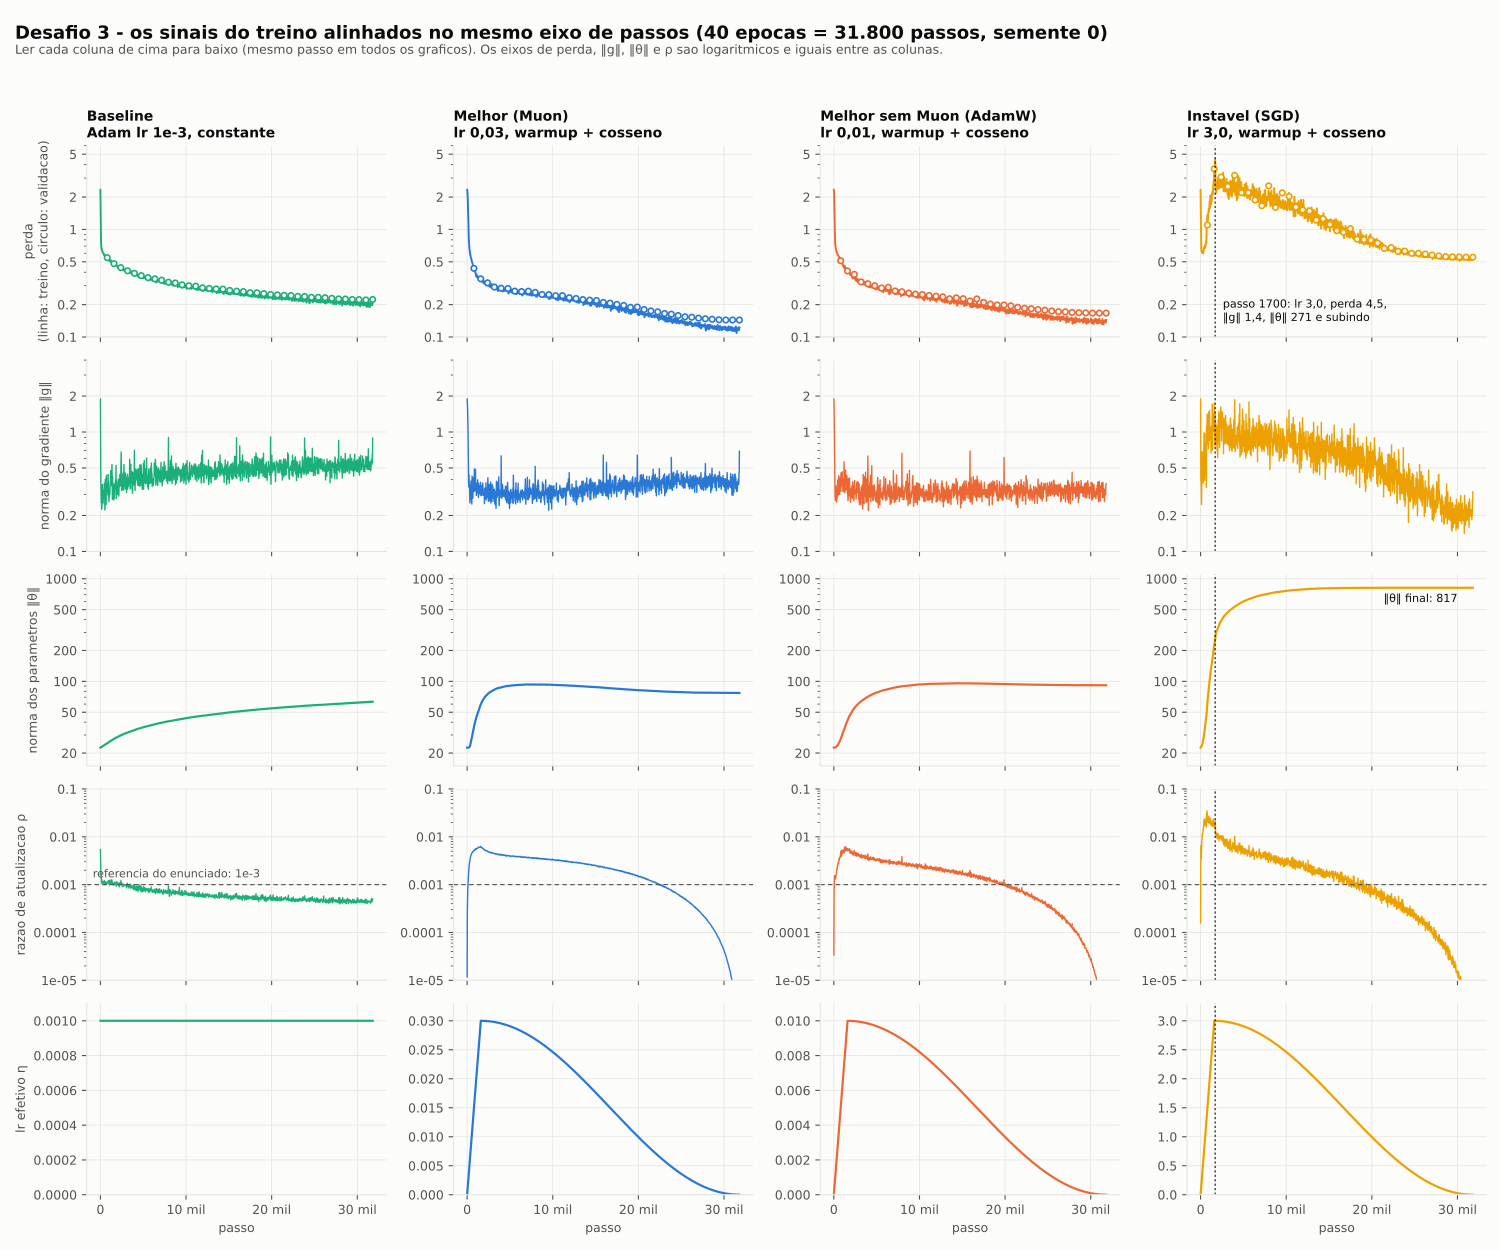

Write the Python code that produced this figure.
"""
painel.py - gera painel.pdf do Desafio 3 a partir de logs/ e experimentos.csv

Pagina 1: os sinais alinhados (perda, norma do gradiente, norma dos parametros,
          razao de atualizacao, lr efetivo) de 4 execucoes: baseline, melhor
          (Muon), melhor sem Muon (AdamW) e uma instavel (SGD lr 3,0).
          Mesmo eixo de passos em todas: ler a mesma coluna vertical.
Pagina 2: F1 de validacao x lr, por otimizador (etapa 2).
Pagina 3: razao de atualizacao por camada (Muon x AdamW x SGD).
Pagina 4: de onde vem o ganho (decomposicao) e o efeito do orcamento.

Cores: cada OTIMIZADOR tem sempre a mesma cor em todas as paginas (paleta
categorica validada com validate_palette.js). Na pagina 3 as cores sao das
CAMADAS e vem de outros slots da paleta, para nao se confundirem com os
otimizadores; ali o estilo do traco e o rotulo direto tambem identificam a camada.

Uso (da pasta desafio3):  py painel.py
"""

import os

import matplotlib
matplotlib.use("Agg")
import matplotlib.pyplot as plt
import numpy as np
import pandas as pd
from matplotlib.backends.backend_pdf import PdfPages
from matplotlib.ticker import FuncFormatter, NullFormatter

PASTA = os.path.dirname(os.path.abspath(__file__))
LOGS = os.path.join(PASTA, "logs")

SUPERFICIE = "#fcfcfb"
TEXTO = "#0b0b0b"
TEXTO_2 = "#52514e"
GRADE = "#e6e5e1"
COR = {"muon": "#2a78d6", "adamw": "#eb6834", "adam": "#1baf7a",
       "sgd": "#eda100", "sgd_nesterov": "#e87ba4"}
NOME = {"muon": "Muon", "adamw": "AdamW", "adam": "Adam", "sgd": "SGD", "sgd_nesterov": "SGD Nesterov"}
MARCADOR = {"muon": "o", "adamw": "s", "adam": "^", "sgd": "D", "sgd_nesterov": "v"}

plt.rcParams.update({
    "figure.facecolor": SUPERFICIE, "axes.facecolor": SUPERFICIE, "savefig.facecolor": SUPERFICIE,
    "text.color": TEXTO, "axes.labelcolor": TEXTO_2, "xtick.color": TEXTO_2, "ytick.color": TEXTO_2,
    "axes.edgecolor": GRADE, "axes.grid": True, "grid.color": GRADE, "grid.linewidth": 0.6,
    "axes.spines.top": False, "axes.spines.right": False, "font.size": 9,
    "axes.titlesize": 10, "axes.titleweight": "bold", "axes.titlecolor": TEXTO,
})


def ler(nome, tipo):
    return pd.read_csv(os.path.join(LOGS, f"{nome}_{tipo}.csv"))


def virgula(numero, casas=4):
    return f"{numero:.{casas}f}".replace(".", ",")


def eixo_log(a, minimo, maximo, marcas):
    """Eixo y logaritmico com numeros simples (0,5 em vez de 5x10^-1)."""
    a.set_yscale("log")
    a.set_ylim(minimo, maximo)
    a.set_yticks(marcas)
    a.yaxis.set_major_formatter(FuncFormatter(lambda v, _: f"{v:g}"))
    a.yaxis.set_minor_formatter(NullFormatter())


# ---------------------------------------------------------------------------
# pagina 1: os sinais alinhados
# ---------------------------------------------------------------------------
EXECUCOES = [
    ("Baseline\nAdam lr 1e-3, constante", "baseline_adam_lr0.001_constante_s0", "adam"),
    ("Melhor (Muon)\nlr 0,03, warmup + cosseno", "muon_lr0.03_lradamw0.01_warmup_cosseno_s0_e40", "muon"),
    ("Melhor sem Muon (AdamW)\nlr 0,01, warmup + cosseno", "adamw_lr0.01_warmup_cosseno_s0_e40", "adamw"),
    ("Instavel (SGD)\nlr 3,0, warmup + cosseno", "sgd_lr3_warmup_cosseno_s0_e40", "sgd"),
]
ROTULOS_LINHAS = ["perda\n(linha: treino, circulo: validacao)", "norma do gradiente ‖g‖",
                  "norma dos parametros ‖θ‖", "razao de atualizacao ρ", "lr efetivo η"]


def pagina_sinais(pdf):
    fig, eixos = plt.subplots(5, 4, figsize=(15, 12.5), sharex=True, squeeze=False)
    for j, (titulo, nome, otim) in enumerate(EXECUCOES):
        passos = ler(nome, "passos")
        epocas = ler(nome, "epocas")
        cor = COR[otim]
        x = passos.passo

        a = eixos[0][j]
        a.plot(x, passos.perda_media, color=cor, lw=1.4)
        a.plot(epocas.passo, epocas.perda_val, "o", mfc=SUPERFICIE, mec=cor, ms=4, mew=1.2, ls="none")
        eixo_log(a, 0.1, 6, [0.1, 0.2, 0.5, 1, 2, 5])
        a.set_title(titulo, loc="left")

        a = eixos[1][j]
        a.plot(x, passos.grad, color=cor, lw=1.0)
        eixo_log(a, 0.1, 4, [0.1, 0.2, 0.5, 1, 2])

        a = eixos[2][j]
        a.plot(x, passos.theta, color=cor, lw=1.6)
        eixo_log(a, 15, 1100, [20, 50, 100, 200, 500, 1000])

        a = eixos[3][j]
        a.plot(x, passos.rho.clip(lower=1e-6), color=cor, lw=1.0)
        a.axhline(1e-3, color=TEXTO_2, lw=0.8, ls=(0, (4, 3)))
        eixo_log(a, 1e-5, 0.1, [1e-5, 1e-4, 1e-3, 1e-2, 1e-1])

        a = eixos[4][j]
        a.plot(x, passos.lr, color=cor, lw=1.6)
        a.set_ylim(0, passos.lr.max() * 1.1)
        a.set_xlabel("passo")
        a.set_xticks([0, 10000, 20000, 30000])
        a.set_xticklabels(["0", "10 mil", "20 mil", "30 mil"])

    for i in range(5):
        eixos[i][0].set_ylabel(ROTULOS_LINHAS[i])
    eixos[3][0].text(0.02, 1.25e-3, "referencia do enunciado: 1e-3", transform=eixos[3][0].get_yaxis_transform(),
                     ha="left", va="bottom", fontsize=8, color=TEXTO_2)

    # a coluna vertical do instavel: o pico da perda (passo 1700)
    j = 3
    for i in range(5):
        eixos[i][j].axvline(1700, color=TEXTO, lw=0.8, ls=(0, (2, 2)))
    eixos[0][j].text(2600, 0.13, "passo 1700: lr 3,0, perda 4,5,\n‖g‖ 1,4, ‖θ‖ 271 e subindo",
                     fontsize=8, color=TEXTO, va="bottom")
    eixos[2][j].text(30000, 560, "‖θ‖ final: 817", fontsize=8, color=TEXTO, ha="right", va="bottom")

    fig.suptitle("Desafio 3 - os sinais do treino alinhados no mesmo eixo de passos "
                 "(40 epocas = 31.800 passos, semente 0)", x=0.01, ha="left", fontsize=13,
                 fontweight="bold", color=TEXTO)
    fig.text(0.01, 0.957, "Ler cada coluna de cima para baixo (mesmo passo em todos os graficos). "
             "Os eixos de perda, ‖g‖, ‖θ‖ e ρ sao logaritmicos e iguais entre as colunas.",
             fontsize=9, color=TEXTO_2)
    fig.tight_layout(rect=(0, 0, 1, 0.95))
    pdf.savefig(fig)
    plt.close(fig)


# ---------------------------------------------------------------------------
# pagina 2: F1 x lr por otimizador
# ---------------------------------------------------------------------------
def pagina_lr(pdf, d):
    x = d[(d.agenda == "warmup_cosseno") & (d.epocas == 40) & (d.semente == 0)
          & (d.nome.str.startswith("final_") == False)]
    fig, ax = plt.subplots(figsize=(11, 7))
    melhores = []
    for otim in ["sgd", "sgd_nesterov", "adam", "adamw", "muon"]:
        m = x[x.otimizador == otim].sort_values("lr").drop_duplicates(subset="lr")
        ax.plot(m.lr, m.f1_melhor, color=COR[otim], marker=MARCADOR[otim], lw=1.6, ms=6, label=NOME[otim])
        melhor = m.loc[m.f1_melhor.idxmax()]
        ax.plot([melhor.lr], [melhor.f1_melhor], marker=MARCADOR[otim], ms=14, mfc="none",
                mec=TEXTO, mew=1.2, ls="none")
        melhores.append((otim, melhor.lr, melhor.f1_melhor))
    melhores.sort(key=lambda t: -t[2])

    linhas = ["melhor lr de cada otimizador (F1):"]
    for otim, lr, f1 in melhores:
        linhas.append(f"  {NOME[otim]}: lr {lr:g}  ({virgula(f1)})".replace("lr 0.", "lr 0,"))
    ax.text(0.015, 0.985, "\n".join(linhas), transform=ax.transAxes, ha="left", va="top",
            fontsize=9, color=TEXTO, linespacing=1.5)

    base = d[d.nome.str.startswith("baseline")].f1_melhor
    ax.axhline(base.mean(), color=TEXTO_2, lw=1.0, ls=(0, (4, 3)))
    ax.text(3.2e-4, base.mean() - 0.004, "baseline (Adam 1e-3, constante, 3 sementes): " + virgula(base.mean()),
            fontsize=8.5, color=TEXTO_2, va="top")
    ax.annotate("SGD com lr 3,0 colapsou\n(‖θ‖ 817, perda 4,5)", xy=(3.0, 0.6106), xytext=(0.12, 0.575),
                fontsize=8.5, color=TEXTO, arrowprops=dict(arrowstyle="-", color=TEXTO, lw=0.6))
    ax.set_xscale("log")
    ax.set_xlabel("lr de partida (no Muon: o das matrizes ocultas; a parte AdamW fica em 0,01)")
    ax.set_ylabel("F1 macro na validacao (melhor epoca)")
    ax.set_ylim(0.55, 0.99)
    ax.legend(loc="lower left", frameon=False, title="otimizador")
    ax.set_title("F1 x lr por otimizador (warmup + cosseno, 40 epocas, 1 semente)", loc="left")
    fig.text(0.01, 0.005, "Circulo grande = melhor lr de cada otimizador (todos no interior da grade, depois de estender "
             "o SGD ate 3,0). 1 semente por ponto: diferencas < ~0,003 nao separam efeito de ruido.",
             fontsize=8, color=TEXTO_2)
    fig.tight_layout(rect=(0, 0.02, 1, 1))
    pdf.savefig(fig)
    plt.close(fig)


# ---------------------------------------------------------------------------
# pagina 3: rho por camada
# ---------------------------------------------------------------------------
def pagina_rho(pdf):
    colunas = [("Muon (lr 0,03)", "muon_lr0.03_lradamw0.01_warmup_cosseno_s0_e40"),
               ("AdamW (lr 0,01)", "adamw_lr0.01_warmup_cosseno_s0_e40"),
               ("SGD (lr 0,3)", "sgd_lr0.3_warmup_cosseno_s0_e40")]
    # cores das CAMADAS (slots 6, 7 e 8 da paleta: nao sao cores de otimizador) + estilo do traco
    camadas = [("camada 1 (oculta 128x57)", "#4a3aa7", "-"),
               ("camada 2 (oculta 64x128)", "#008300", (0, (6, 2))),
               ("camada 3 (saida 7x64)", "#e34948", (0, (1.5, 1.5)))]
    fig, eixos = plt.subplots(1, 3, figsize=(15, 5.8), sharex=True, sharey=True)
    for j, (titulo, nome) in enumerate(colunas):
        p = ler(nome, "passos")
        meio = p[(p.passo >= 2000) & (p.passo <= 20000)]
        rhos = np.array([meio[f"rho/camadas.{i}.weight"].to_numpy() for i in range(3)])
        razao = np.median(rhos.max(axis=0) / rhos.min(axis=0))
        a = eixos[j]
        for i, (rotulo, cor, estilo) in enumerate(camadas):
            suave = p[f"rho/camadas.{i}.weight"].rolling(20, min_periods=1).mean()
            a.plot(p.passo, suave.clip(lower=1e-6), color=cor, lw=1.7, ls=estilo, label=rotulo)
        a.axhline(1e-3, color=TEXTO_2, lw=0.8, ls=(0, (4, 3)))
        eixo_log(a, 1e-5, 0.1, [1e-5, 1e-4, 1e-3, 1e-2, 1e-1])
        a.set_xlabel("passo")
        a.set_title(titulo, loc="left")
        a.text(0.98, 0.97, "razao max/min entre as 3 camadas\n(mediana, passos 2.000-20.000): " + virgula(razao, 2),
               transform=a.transAxes, ha="right", va="top", fontsize=8.5, color=TEXTO)
    eixos[0].set_ylabel("ρ por camada (media movel de 20 registros)")
    eixos[0].legend(loc="lower left", frameon=False, fontsize=8.5)
    eixos[0].text(0.02, 0.30, "Muon: camadas 1 e 2 no Muon;\ncamada 3 e vieses no AdamW",
                  transform=eixos[0].transAxes, ha="left", fontsize=8, color=TEXTO_2)
    fig.suptitle("Razao de atualizacao por camada: o Muon mexe nas camadas de forma mais parecida",
                 x=0.01, ha="left", fontsize=13, fontweight="bold", color=TEXTO)
    fig.text(0.01, 0.9, "1 semente por otimizador. Linha tracejada = referencia do enunciado (1e-3). A queda no fim vem da agenda: lr -> 0.",
             fontsize=9, color=TEXTO_2)
    fig.tight_layout(rect=(0, 0, 1, 0.9))
    pdf.savefig(fig)
    plt.close(fig)


# ---------------------------------------------------------------------------
# pagina 4: de onde vem o ganho
# ---------------------------------------------------------------------------
def media_desvio(d, filtro):
    m = d[filtro]
    return m.f1_melhor.mean(), m.f1_melhor.std(ddof=0)


def pagina_ganho(pdf, d):
    x = d[(d.epocas == 40) & (d.semente.isin([0, 1, 2])) & (d.nome.str.startswith("final_") == False)]
    passos = [
        ("Baseline\nAdam lr 1e-3,\nconstante", media_desvio(x, (x.otimizador == "adam") & (x.lr == 0.001) & (x.agenda == "constante")), COR["adam"], "^"),
        ("+ lr 1e-2 e agenda\nwarmup + cosseno\n(Adam)", media_desvio(x, (x.otimizador == "adam") & (x.lr == 0.01) & (x.agenda == "warmup_cosseno")), COR["adam"], "^"),
        ("+ weight decay\n(AdamW)", media_desvio(x, (x.otimizador == "adamw") & (x.lr == 0.01) & (x.agenda == "warmup_cosseno")), COR["adamw"], "s"),
        ("+ Muon nas\nmatrizes ocultas", media_desvio(x, (x.otimizador == "muon") & (x.lr == 0.03) & (x.agenda == "warmup_cosseno")), COR["muon"], "o"),
    ]
    fig, (a1, a2) = plt.subplots(1, 2, figsize=(14, 6.2), gridspec_kw={"width_ratios": [1.5, 1]})
    medias = [p[1][0] for p in passos]
    a1.plot(range(4), medias, color=TEXTO_2, lw=1.0, zorder=1)
    for i, (rotulo, (media, desvio), cor, marc) in enumerate(passos):
        a1.errorbar(i, media, yerr=desvio, color=TEXTO, capsize=5, lw=1.2, zorder=2)
        a1.plot(i, media, marker=marc, ms=13, color=cor, mec=SUPERFICIE, mew=1.5, zorder=3)
        texto = virgula(media)
        if i > 0:
            texto += "\n(+" + virgula(media - medias[i - 1]) + ")"
        a1.text(i, media + 0.004, texto, ha="center", va="bottom", fontsize=9.5, color=TEXTO)
    a1.set_xticks(range(4))
    a1.set_xticklabels([p[0] for p in passos], fontsize=9)
    a1.set_xlim(-0.5, 3.5)
    a1.set_ylim(0.855, 0.93)
    a1.set_ylabel("F1 macro na validacao (media de 3 sementes ± desvio)")
    a1.set_title("De onde vem o ganho de +0,0475 (40 epocas)", loc="left")
    a1.grid(axis="x", visible=False)

    y = d[d.epocas == 200]
    ref = [("40 epocas\n(3 sementes)", passos[0][1][0], passos[3][1][0]),
           ("200 epocas\n(1 semente)", y[y.otimizador == "adam"].f1_melhor.iloc[0],
            y[y.otimizador == "muon"].f1_melhor.iloc[0])]
    for k, (rotulo, base, muon) in enumerate(ref):
        a2.plot([k, k], [base, muon], color=TEXTO_2, lw=1.0, zorder=1)
        a2.plot(k, base, marker="^", ms=13, color=COR["adam"], mec=SUPERFICIE, mew=1.5, ls="none",
                label="Baseline (Adam 1e-3, constante)" if k == 0 else None, zorder=3)
        a2.plot(k, muon, marker="o", ms=13, color=COR["muon"], mec=SUPERFICIE, mew=1.5, ls="none",
                label="Muon (lr 0,03, warmup + cosseno)" if k == 0 else None, zorder=3)
        a2.text(k + 0.07, base, virgula(base), va="center", fontsize=9.5, color=TEXTO)
        a2.text(k + 0.07, muon, virgula(muon), va="center", fontsize=9.5, color=TEXTO)
        a2.text(k - 0.07, (base + muon) / 2, "+" + virgula(muon - base), va="center", ha="right",
                fontsize=9.5, color=TEXTO)
    a2.set_xticks(range(2))
    a2.set_xticklabels([r[0] for r in ref])
    a2.set_xlim(-0.5, 1.5)
    a2.set_ylim(0.855, 0.93)
    a2.set_title("O ganho encolhe com mais treino", loc="left")
    a2.legend(loc="lower right", frameon=False, fontsize=8.5)
    a2.grid(axis="x", visible=False)
    fig.suptitle("O que explica o ganho sobre a baseline", x=0.01, ha="left", fontsize=13,
                 fontweight="bold", color=TEXTO)
    fig.tight_layout(rect=(0, 0, 1, 0.94))
    pdf.savefig(fig)
    plt.close(fig)


def main():
    d = pd.read_csv(os.path.join(PASTA, "experimentos.csv"))
    caminho = os.path.join(PASTA, "painel.pdf")
    with PdfPages(caminho) as pdf:
        pagina_sinais(pdf)
        pagina_lr(pdf, d)
        pagina_rho(pdf)
        pagina_ganho(pdf, d)
    print("painel salvo em", caminho)


if __name__ == "__main__":
    main()
